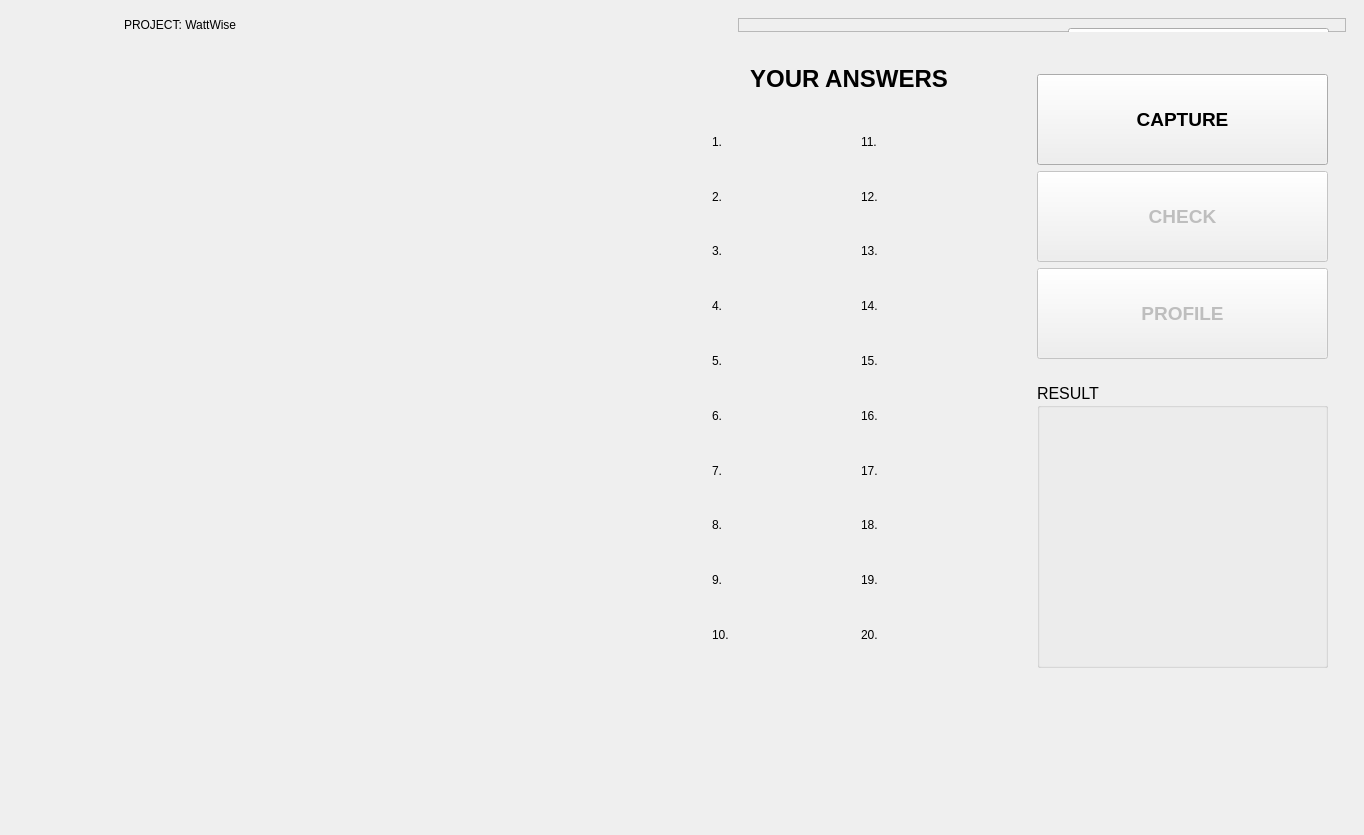
<?xml version="1.0" encoding="UTF-8"?>
<ui version="4.0">
 <class>MainWindow</class>
 <widget class="QMainWindow" name="MainWindow">
  <property name="geometry">
   <rect>
    <x>0</x>
    <y>0</y>
    <width>1364</width>
    <height>835</height>
   </rect>
  </property>
  <property name="cursor">
   <cursorShape>ArrowCursor</cursorShape>
  </property>
  <property name="windowTitle">
   <string>MainWindow</string>
  </property>
  <property name="styleSheet">
   <string notr="true">#header {
	background-color: #004d99;
	padding-left: 10px;
	margin-left: 10px;
	margin-right: 10px;
}


#title {
	color: white;
	font-weight: bold;
	font-size: 36px;
}

#btnBackMainMenu {
	background-color: #4db8ff;
	border-radius: 20px;
	color: white;
	margin-top: 10px;
	font-size: 24px;
	height: 50px;
}

#btnBackMainMenu:hover {
	background-color: #1AA4FF;
}

#mainFrame {
	border: 2px solid #0073e6;
	margin-left: 3px;
	margin-right: 10px;
}

#mainFrame #btnPrint {
	color: #ffffff;
	background-color:  #004d99;
	border-radius: 15px;
	font-weight: bold;
	font-size: 24px;
	height: 80px;
	padding: 10px 16px;
	margin-bottom: 10px;
}

#mainFrame #btnPrint:hover {
	background-color: #0067CC;
}

#mainFrame QPushButton {
	margin-top: 10px;
	margin-bottom: 10px;
}

#btnCapture {
	color: #ffffff;
	background-color:  #004d99;
	font-weight: bold;
}

#btnCapture:hover {
	background-color: #2215FB;
}

#btnCheck {
	color: #ffffff;
	background-color: #DDDDDD;
	font-weight: bold;
}

#btnCheck:hover {
	background-color: #00FF00;
}

#btnProfile {
	color: #ffffff;
	background-color:  #DDDDDD;
	font-weight: bold;
}

#btnProfile:hover {
	background-color: #E4843F;
}

#labelItem1, #labelItem2, #labelItem3, #labelItem4, #labelItem5, #labelItem6, #labelItem7, #labelItem8, #labelItem9, #labelItem10,#labelItem11, #labelItem12, #labelItem13, #labelItem14, #labelItem15, #labelItem16, #labelItem17, #labelItem18, #labelItem19, #labelItem20 {
	font-size: 18px;
}</string>
  </property>
  <widget class="QWidget" name="centralwidget">
   <layout class="QFormLayout" name="formLayout_2">
    <item row="0" column="0" colspan="2">
     <widget class="QFrame" name="header">
      <property name="baseSize">
       <size>
        <width>0</width>
        <height>0</height>
       </size>
      </property>
      <layout class="QGridLayout" name="gridLayout_2">
       <item row="0" column="2">
        <widget class="QFrame" name="frame">
         <property name="frameShape">
          <enum>QFrame::StyledPanel</enum>
         </property>
         <property name="frameShadow">
          <enum>QFrame::Raised</enum>
         </property>
         <widget class="QPushButton" name="btnBackMainMenu">
          <property name="enabled">
           <bool>true</bool>
          </property>
          <property name="geometry">
           <rect>
            <x>330</x>
            <y>10</y>
            <width>261</width>
            <height>61</height>
           </rect>
          </property>
          <property name="sizePolicy">
           <sizepolicy hsizetype="Preferred" vsizetype="Preferred">
            <horstretch>0</horstretch>
            <verstretch>0</verstretch>
           </sizepolicy>
          </property>
          <property name="minimumSize">
           <size>
            <width>0</width>
            <height>0</height>
           </size>
          </property>
          <property name="baseSize">
           <size>
            <width>100</width>
            <height>100</height>
           </size>
          </property>
          <property name="cursor">
           <cursorShape>PointingHandCursor</cursorShape>
          </property>
          <property name="text">
           <string>Back to Main Menu</string>
          </property>
          <property name="icon">
           <iconset resource="../qrc/main_menu_rc.qrc">
            <normaloff>:/images/assets/arrow-left.svg</normaloff>:/images/assets/arrow-left.svg</iconset>
          </property>
          <property name="iconSize">
           <size>
            <width>28</width>
            <height>28</height>
           </size>
          </property>
         </widget>
        </widget>
       </item>
       <item row="0" column="0">
        <widget class="QLabel" name="logo">
         <property name="enabled">
          <bool>true</bool>
         </property>
         <property name="sizePolicy">
          <sizepolicy hsizetype="Preferred" vsizetype="Preferred">
           <horstretch>0</horstretch>
           <verstretch>0</verstretch>
          </sizepolicy>
         </property>
         <property name="maximumSize">
          <size>
           <width>100</width>
           <height>100</height>
          </size>
         </property>
         <property name="frameShadow">
          <enum>QFrame::Sunken</enum>
         </property>
         <property name="text">
          <string/>
         </property>
         <property name="pixmap">
          <pixmap resource="../qrc/main_menu_rc.qrc">:/images/assets/logo-white.png</pixmap>
         </property>
         <property name="scaledContents">
          <bool>true</bool>
         </property>
        </widget>
       </item>
       <item row="0" column="1">
        <widget class="QLabel" name="title">
         <property name="text">
          <string>PROJECT: WattWise</string>
         </property>
        </widget>
       </item>
      </layout>
     </widget>
    </item>
    <item row="1" column="1">
     <widget class="QFrame" name="mainFrame">
      <layout class="QGridLayout" name="gridLayout_3">
       <item row="0" column="1" colspan="2">
        <widget class="QFrame" name="cameraFrame">
         <property name="sizePolicy">
          <sizepolicy hsizetype="Preferred" vsizetype="Preferred">
           <horstretch>0</horstretch>
           <verstretch>0</verstretch>
          </sizepolicy>
         </property>
         <property name="minimumSize">
          <size>
           <width>0</width>
           <height>630</height>
          </size>
         </property>
         <layout class="QVBoxLayout" name="verticalLayout"/>
        </widget>
       </item>
       <item row="0" column="3">
        <widget class="QFrame" name="answersFrame_2">
         <layout class="QVBoxLayout" name="verticalLayout_2">
          <item>
           <widget class="QLabel" name="label">
            <property name="sizePolicy">
             <sizepolicy hsizetype="Preferred" vsizetype="Fixed">
              <horstretch>0</horstretch>
              <verstretch>0</verstretch>
             </sizepolicy>
            </property>
            <property name="font">
             <font>
              <pointsize>18</pointsize>
              <weight>75</weight>
              <bold>true</bold>
             </font>
            </property>
            <property name="layoutDirection">
             <enum>Qt::LeftToRight</enum>
            </property>
            <property name="text">
             <string>YOUR ANSWERS</string>
            </property>
            <property name="alignment">
             <set>Qt::AlignCenter</set>
            </property>
           </widget>
          </item>
          <item>
           <widget class="QFrame" name="answersFrame">
            <layout class="QHBoxLayout" name="horizontalLayout">
             <item>
              <widget class="QFrame" name="firstFrame">
               <layout class="QVBoxLayout" name="verticalLayout_3">
                <item>
                 <widget class="QLabel" name="labelItem1">
                  <property name="text">
                   <string>1.</string>
                  </property>
                 </widget>
                </item>
                <item>
                 <widget class="QLabel" name="labelItem2">
                  <property name="text">
                   <string>2.</string>
                  </property>
                 </widget>
                </item>
                <item>
                 <widget class="QLabel" name="labelItem3">
                  <property name="text">
                   <string>3.</string>
                  </property>
                 </widget>
                </item>
                <item>
                 <widget class="QLabel" name="labelItem4">
                  <property name="text">
                   <string>4.</string>
                  </property>
                 </widget>
                </item>
                <item>
                 <widget class="QLabel" name="labelItem5">
                  <property name="text">
                   <string>5.</string>
                  </property>
                 </widget>
                </item>
                <item>
                 <widget class="QLabel" name="labelItem6">
                  <property name="text">
                   <string>6.</string>
                  </property>
                 </widget>
                </item>
                <item>
                 <widget class="QLabel" name="labelItem7">
                  <property name="text">
                   <string>7.</string>
                  </property>
                 </widget>
                </item>
                <item>
                 <widget class="QLabel" name="labelItem8">
                  <property name="text">
                   <string>8.</string>
                  </property>
                 </widget>
                </item>
                <item>
                 <widget class="QLabel" name="labelItem9">
                  <property name="text">
                   <string>9.</string>
                  </property>
                 </widget>
                </item>
                <item>
                 <widget class="QLabel" name="labelItem10">
                  <property name="text">
                   <string>10.</string>
                  </property>
                 </widget>
                </item>
               </layout>
              </widget>
             </item>
             <item>
              <widget class="QFrame" name="secondFrame">
               <layout class="QVBoxLayout" name="verticalLayout_4">
                <item>
                 <widget class="QLabel" name="labelItem11">
                  <property name="text">
                   <string>11.</string>
                  </property>
                 </widget>
                </item>
                <item>
                 <widget class="QLabel" name="labelItem12">
                  <property name="text">
                   <string>12.</string>
                  </property>
                 </widget>
                </item>
                <item>
                 <widget class="QLabel" name="labelItem13">
                  <property name="text">
                   <string>13.</string>
                  </property>
                 </widget>
                </item>
                <item>
                 <widget class="QLabel" name="labelItem14">
                  <property name="text">
                   <string>14.</string>
                  </property>
                 </widget>
                </item>
                <item>
                 <widget class="QLabel" name="labelItem15">
                  <property name="text">
                   <string>15.</string>
                  </property>
                 </widget>
                </item>
                <item>
                 <widget class="QLabel" name="labelItem16">
                  <property name="text">
                   <string>16.</string>
                  </property>
                 </widget>
                </item>
                <item>
                 <widget class="QLabel" name="labelItem17">
                  <property name="text">
                   <string>17.</string>
                  </property>
                 </widget>
                </item>
                <item>
                 <widget class="QLabel" name="labelItem18">
                  <property name="text">
                   <string>18.</string>
                  </property>
                 </widget>
                </item>
                <item>
                 <widget class="QLabel" name="labelItem19">
                  <property name="text">
                   <string>19.</string>
                  </property>
                 </widget>
                </item>
                <item>
                 <widget class="QLabel" name="labelItem20">
                  <property name="text">
                   <string>20.</string>
                  </property>
                 </widget>
                </item>
               </layout>
              </widget>
             </item>
            </layout>
           </widget>
          </item>
         </layout>
        </widget>
       </item>
       <item row="0" column="4">
        <widget class="QFrame" name="rightFrame">
         <layout class="QVBoxLayout" name="verticalLayout_5">
          <item>
           <widget class="QFrame" name="optionFrame">
            <layout class="QVBoxLayout" name="verticalLayout_6">
             <item>
              <widget class="QPushButton" name="btnCapture">
               <property name="sizePolicy">
                <sizepolicy hsizetype="Minimum" vsizetype="Minimum">
                 <horstretch>0</horstretch>
                 <verstretch>0</verstretch>
                </sizepolicy>
               </property>
               <property name="minimumSize">
                <size>
                 <width>0</width>
                 <height>0</height>
                </size>
               </property>
               <property name="font">
                <font>
                 <pointsize>14</pointsize>
                 <weight>75</weight>
                 <bold>true</bold>
                </font>
               </property>
               <property name="cursor">
                <cursorShape>PointingHandCursor</cursorShape>
               </property>
               <property name="text">
                <string>CAPTURE</string>
               </property>
              </widget>
             </item>
             <item>
              <widget class="QPushButton" name="btnCheck">
               <property name="enabled">
                <bool>false</bool>
               </property>
               <property name="sizePolicy">
                <sizepolicy hsizetype="Minimum" vsizetype="Minimum">
                 <horstretch>0</horstretch>
                 <verstretch>0</verstretch>
                </sizepolicy>
               </property>
               <property name="font">
                <font>
                 <pointsize>14</pointsize>
                 <weight>75</weight>
                 <bold>true</bold>
                </font>
               </property>
               <property name="cursor">
                <cursorShape>PointingHandCursor</cursorShape>
               </property>
               <property name="text">
                <string>CHECK</string>
               </property>
              </widget>
             </item>
             <item>
              <widget class="QPushButton" name="btnProfile">
               <property name="enabled">
                <bool>false</bool>
               </property>
               <property name="sizePolicy">
                <sizepolicy hsizetype="Minimum" vsizetype="Minimum">
                 <horstretch>0</horstretch>
                 <verstretch>0</verstretch>
                </sizepolicy>
               </property>
               <property name="font">
                <font>
                 <pointsize>14</pointsize>
                 <weight>75</weight>
                 <bold>true</bold>
                </font>
               </property>
               <property name="cursor">
                <cursorShape>PointingHandCursor</cursorShape>
               </property>
               <property name="text">
                <string>PROFILE</string>
               </property>
              </widget>
             </item>
            </layout>
           </widget>
          </item>
          <item>
           <widget class="QFrame" name="resultFrame">
            <layout class="QVBoxLayout" name="verticalLayout_7">
             <item>
              <widget class="QGroupBox" name="groupBox">
               <property name="font">
                <font>
                 <family>Arial</family>
                 <pointsize>12</pointsize>
                </font>
               </property>
               <property name="title">
                <string>RESULT</string>
               </property>
               <layout class="QVBoxLayout" name="verticalLayout_8">
                <item>
                 <widget class="QLabel" name="labelResults">
                  <property name="sizePolicy">
                   <sizepolicy hsizetype="Preferred" vsizetype="Fixed">
                    <horstretch>0</horstretch>
                    <verstretch>0</verstretch>
                   </sizepolicy>
                  </property>
                  <property name="font">
                   <font>
                    <pointsize>26</pointsize>
                    <weight>75</weight>
                    <bold>true</bold>
                   </font>
                  </property>
                  <property name="text">
                   <string/>
                  </property>
                  <property name="alignment">
                   <set>Qt::AlignHCenter|Qt::AlignTop</set>
                  </property>
                 </widget>
                </item>
               </layout>
              </widget>
             </item>
            </layout>
           </widget>
          </item>
         </layout>
        </widget>
       </item>
      </layout>
     </widget>
    </item>
   </layout>
  </widget>
 </widget>
 <resources>
  <include location="../qrc/main_menu_rc.qrc"/>
 </resources>
 <connections/>
</ui>
